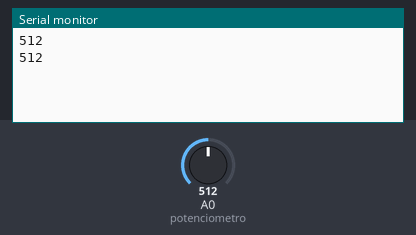
This sketch was run on a simulated Arduino Uno, built with avr-gcc and run on an emulated ATmega328P. Shown: the last lines printed to the serial monitor. The test bench sets the inputs (shaded band); at power-on: A0 (potenciometro) = 512.

Above: at 1.2 s.
1.3 s: A0 (potenciometro) set to 716
At 2.6 s:
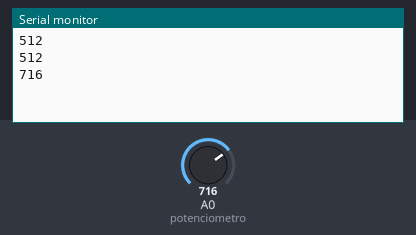
2.8 s: A0 (potenciometro) set to 900
At 3.8 s:
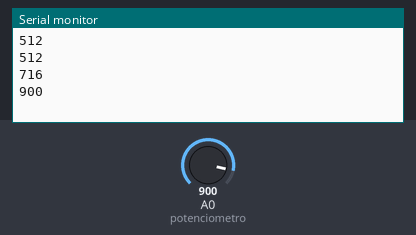
Timing chart, 0 to 5.8 s (numbered marks = the images above; inputs shaded):
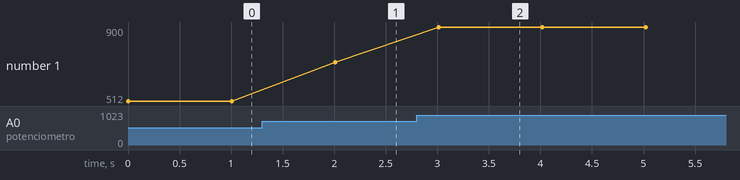

Measured:
- after the input at 1.3 s, the serial monitor: prints a new line after 0.71 s (image 1)
- after the input at 2.8 s, the serial monitor: prints a new line after 0.21 s (image 2)
- plotted number 1: 512 → 716 after the input at 1.3 s, 716 → 900 after the input at 2.8 s

The sketch:

P_5_SendDP_ValMayor.ino
```cpp
int potenciometro = A0;
//USAR ARRAY , PROGRAMAR UN METODO DE ORDENAMIENTO , QUICKSORT , BURBUJA ,
//TOMAR LOS INDIICES DE EN MEDIO
//VALOR MEDIANA = TOMAR ESOS DOS
//GUARDAR LAS 30 LECTURAS , OBTENER EL PROMEDIO


/*
MODA :
SABER EL VALOR QUE MAS SE REPITE. HACER UNA EN EJECUCION X

GUARDAR LAS 30 ORDENARLAS , DETERMIANR LA FRECUENCIA DE CADA UNO DE LOS NUMEROS , EL QUE APAREZCA MAS VECES ES LA MODA


*/
int toMuestras = 30;
void setup() {
  // put your setup code here, to run once:
  Serial.begin(9600);
}
int i , valor , valorMayor = -1;
void loop() {
  // put your main code here, to run repeatedly:
    for(i = 0; i <toMuestras; i++){ //-> Teorema del Limite Central
      valor = analogRead(potenciometro);
      if(valor>valorMayor){
          valorMayor = valor;
      }
    }
  //valor /= 10;
  Serial.println(valorMayor);
  delay(1000);

/*
Tarea:
  1.- Poblacion
  2.- Muestra
  3.- Ruido
  4.- Preprocesamineto
  5.- Teorema del Limite Central
  6.-Modulo PySerial
  7.- Tratemineto del Ruido en Sensores
  8.- Tecnicas de Filtrado y Suavisado para Sensores

Programas:
1.- Preprocesamiento: MODA
2.-Preprocesamiento: MEDIANA
*/

}
```
